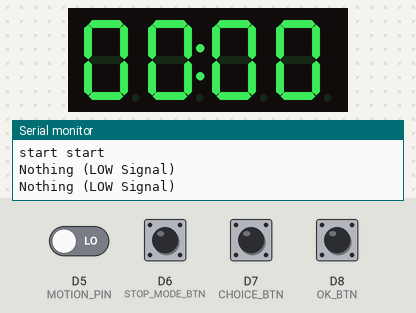
Simulated run of this sketch. Board: Arduino Zero (SAMD21). Parts: 4-digit seven-segment display, the last lines printed to the serial monitor. Wiring (inferred from the names in the program): 24Cxx EEPROM at I2C address 0x57; DS3231 clock at I2C address 0x68. Inputs (shaded band) come from the test bench; at power-on: D6 (STOP_MODE_BTN), D7 (CHOICE_BTN), D8 (OK_BTN) HIGH, D5 (MOTION_PIN) LOW. The local clock reads 2024-03-15 10:24:30 at power-on unless the sketch sets it; EEPROM starts erased; the modem accepts every AT command (registered, SIM ready, sends succeed) and sends nothing else; the audio player accepts every command and is not drawn.

Above: at 11.2 s.
11.3 s: D7 (CHOICE_BTN) pulled LOW for 0.15 s
At 12.6 s:
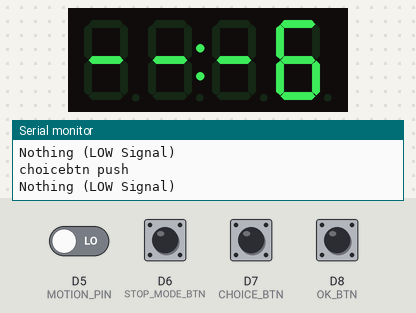
12.9 s: D6 (STOP_MODE_BTN) pulled LOW for 0.15 s
At 14.0 s:
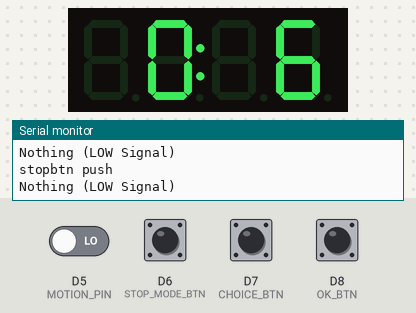
17.1 s: D8 (OK_BTN) pulled LOW for 0.15 s
At 18.4 s:
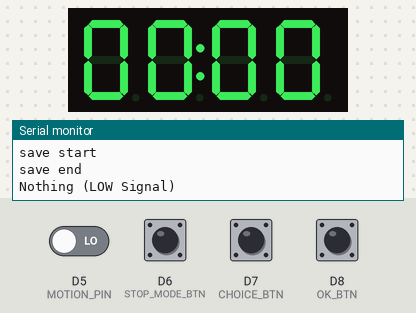
18.7 s: D7 (CHOICE_BTN) pulled LOW for 1 s
At 20.9 s:
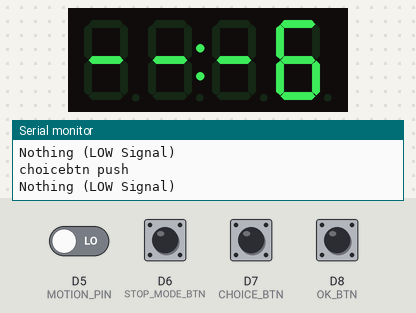
21.2 s: D8 (OK_BTN) pulled LOW for 1 s
At 22.8 s:
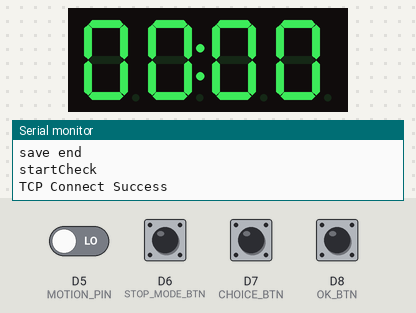
Timing chart, 0 to 24.3 s (numbered marks = the images above; inputs shaded):
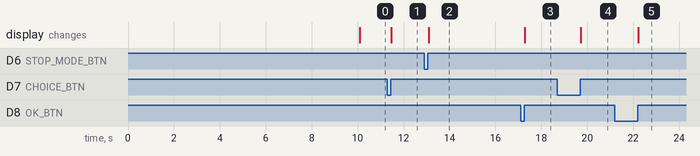

The sketch:

mainProgram.ino
```cpp
#include <ArduinoJson.h>
#include <TM1637.h>
#include <DFRobotDFPlayerMini.h>
#include <Wire.h>
#include "wiring_private.h"

#define DEBUG true

#define esp8266 Serial5

#define DS3231_RTC 0x68
#define DS3231_EEPROM 0x57

#define TMCLK 3
#define TMDIO 4
#define MOTION_PIN 5
#define STOP_MODE_BTN 6
#define CHOICE_BTN 7
#define OK_BTN 8
#define DFP_BUSY_PIN 9

DFRobotDFPlayerMini dfp;
TM1637 tm(TMCLK, TMDIO);

byte second, minute, hour, day, date, month, year;
unsigned long timeCheckTime = 0;

bool isRun, checkAlarm;

int mode = 0;
unsigned long btnTime = 0;
unsigned long changeTime = 0;

int alarmNum = 1;
int alarmNumCount = -1;
String* alarmName = new String[100];

int musicNum = 1;
bool isChange = false;

int nowVolume;
int maxVolume, duration, volumeDelay;
unsigned long alarmStopTime = 0;
unsigned long volumeUpTime = 0;

int checkAlarmSeq = 0;
unsigned long checkAlarmTime = 0;
String checkAlarmCmd;
unsigned long nowTime = 0;

bool isMove = false;
unsigned long motionTime = 0;

String http;
String json;

Uart Serial2(&sercom1, 12, 10, SERCOM_RX_PAD_3, UART_TX_PAD_2);
void SERCOM1_Handler()
{
  Serial2.IrqHandler();
}

void setup() {
  pinMode(CHOICE_BTN, INPUT_PULLUP);
  pinMode(STOP_MODE_BTN, INPUT_PULLUP);
  pinMode(MOTION_PIN, INPUT_PULLUP);
  pinMode(OK_BTN, INPUT_PULLUP);
  pinMode(DFP_BUSY_PIN, INPUT);

  attachInterrupt(CHOICE_BTN, readChangeBtn, RISING);
  attachInterrupt(STOP_MODE_BTN, readStopBtn, RISING);
  attachInterrupt(OK_BTN, readOkBtn, RISING);

  isRun = false;
  checkAlarm = true;

  Wire.begin();

  loadData();

  tm.init();
  tm.set(BRIGHT_DARKEST);
  tm.point(POINT_ON);

  getTime();
  displayTime();

  Serial2.begin(9600);
  pinPeripheral(10, PIO_SERCOM);
  pinPeripheral(12, PIO_SERCOM);
  dfp.begin(Serial2);

  connectWifi();
}

void loop() {
  nowTime = millis();
  if (timeCheckTime + 1000 <= nowTime) {
    timeCheckTime = millis();
    getTime();
  }

  if (!mode && second == 0) {
    displayTime();
    if (!isRun && !checkAlarm) {
      debugMessage("checkAlarm");
      checkAlarm = true;
      checkAlarmSeq = 0;
      checkAlarmTime = millis() - 20000;
    }
  }

  if (motionTime + 1000 < nowTime) {
    if (digitalRead(MOTION_PIN)) {
      debugMessage("Detection (HIGH Signal)");
      isMove = true;
      motionTime = millis() + 300000 ;
    }
    else {
      debugMessage("Nothing (LOW Signal)");
      isMove = false;
      motionTime = millis();
    }
  }

  if (isChange) {
    debugMessage("save start");
    musicNum = dfp.readCurrentFileNumber();
    saveData(alarmNum, musicNum);
    isChange = false;
    debugMessage("save end");
  }

  if (isRun) {
    if (alarmStopTime <= nowTime) {
      stopAlarm();
    }
    if (nowVolume < maxVolume && volumeUpTime <= nowTime) {
      volumeUpTime = millis() + volumeDelay;
      dfp.volume(++nowVolume);
    }
  }

  if (!mode && !isRun && checkAlarm) {
    if (checkAlarmSeq == 0 && (checkAlarmTime + 20000 <= nowTime)) {
      debugMessage("startCheck");
      esp8266.println("AT+CIPSTART=\"TCP\",\"14.45.224.136\",3000");
      esp8266.flush();
      if (esp8266.find("OK")) {
        debugMessage("TCP Connect Success");
        checkAlarmSeq = 1;
      } else {
        debugMessage("TCP Connect Fail");
        checkAlarmSeq = 0;
      }
      checkAlarmTime = millis();
    }
    else if (checkAlarmSeq == 1 && (checkAlarmTime + 1000 <= nowTime)) {
      checkAlarmCmd = "GET /api/arduino/alarms/" + String(alarmNum + 1) + "/" + isMove;
      esp8266.println("AT+CIPSEND=" + String(checkAlarmCmd.length() + 4));
      checkAlarmSeq = 2;
      checkAlarmTime = millis();
    }
    else if (checkAlarmSeq == 2 && (checkAlarmTime + 300 <= nowTime)) {
      if (esp8266.find(">")) {
        debugMessage("sending...");
        esp8266.println(checkAlarmCmd);
        esp8266.println();
        esp8266.flush();
        if (esp8266.available()) {
          http = esp8266.readString();
          StaticJsonBuffer<200> jsonBuffer;
          JsonObject& json = jsonBuffer.parseObject(parseJson(http));
          String su = json["success"];
          String maxVolumeStr = (json["maxVolume"]);
          maxVolume = maxVolumeStr.toInt();
          if (!(su == "")) {
            debugMessage("Find");
            String maxVolumeStr = (json["maxVolume"]);
            maxVolume = maxVolumeStr.toInt();
            String durationStr = (json["duration"]);
            duration = durationStr.toInt();
            String volumeDelayStr = (json["volumeDelay"]);
            volumeDelay = volumeDelayStr.toInt();
            alarmStopTime = millis() + (duration * 60000);
            volumeDelay =  (volumeDelay * 60000) / (maxVolume - 5);
            volumeUpTime = millis() + volumeDelay;
            startAlarm();
            debugMessage(maxVolume);
            debugMessage(duration);
            debugMessage(volumeDelay);
          } else {
            debugMessage("cant Find");
          }
        }
        esp8266.println("AT+CIPCLOSE");
        checkAlarm = false;
      }
    }
  }

}

void connectWifi() {
  debugMessage("connecting wifi");
  esp8266.begin(9600);
  esp8266.println("AT+RST");
  delay(500);
  esp8266.flush();
  if (esp8266.find("OK")) {
    debugMessage("Reset OK");
  }
  esp8266.println("AT+CIOBAUD=9600");
  delay(500);
  esp8266.flush();
  if (esp8266.find("OK")) {
    debugMessage("Baud Change OK");
  }
  esp8266.println("AT+CWMODE=1");
  delay(500);
  esp8266.flush();
  if (esp8266.find("OK")) {
    debugMessage("Mode Change OK");
  }
  esp8266.println("AT+CWJAP=\"wevo\",\"\"");
  delay(5000);
  esp8266.flush();
  if (esp8266.find("OK")) {
    debugMessage("Wifi Connect OK");
  }

  esp8266.println("AT+CIPSTART=\"TCP\",\"14.45.224.136\",3000");
  delay(1000);
  esp8266.flush();
  if (esp8266.find("OK")) {
    debugMessage("tcp Connect OK");
  }
  checkAlarmCmd = "GET /api/start/" + String(alarmNum);
  esp8266.println("AT+CIPSEND=" + String(checkAlarmCmd.length() + 4));
  delay(1000);
  esp8266.flush();
  if (esp8266.find(">")) {
    debugMessage("ready OK");
  }
  esp8266.println(checkAlarmCmd);
  esp8266.println();
  debugMessage("start start");
  esp8266.flush();
  if (esp8266.available()) {
    http = esp8266.readString();
    StaticJsonBuffer<200> jsonBuffer;
    JsonObject& json = jsonBuffer.parseObject(parseJson(http));
    String lengthStr = (json["length"]);
    alarmNumCount = lengthStr.toInt();
    String timeData = json["time"];
    setTime(timeData);
    displayTime();
  }
  esp8266.println("AT+CIPCLOSE");
}

String parseJson(String str) {
  int index = str.lastIndexOf("{");
  int index2 = str.lastIndexOf("}");
  return str.substring(index, index2 + 1);
}

void startAlarm() {
  nowVolume = 5;
  dfp.volume(nowVolume);
  dfp.loop(musicNum);
  isRun = true;
}

void stopAlarm() {
  dfp.stop();
  isRun = false;
}

void displaySong() {
  tm.display(0, 17);
  tm.display(1, 0);
  tm.display(2, 18);
  tm.display(3, 6);
}

void displayUser(int number) {
  tm.display(0, 16);
  tm.display(1, 16);
  if (number >= 10) {
    tm.display(2, number / 10);
  } else {
    tm.display(2, 16);
  }
  tm.display(3, number % 10);
}

void displayTime() {
  if ((hour % 12) >= 10) {
    tm.display(0, hour % 12 / 10);
  } else {
    tm.display(0, 0);
  }
  tm.display(1, (hour % 12) % 10);
  tm.display(2, minute / 10);
  tm.display(3, minute % 10);
}


byte decToBcd(byte val)
{
  return ( (val / 10 * 16) + (val % 10) );
}

byte bcdToDec(byte val) {
  return (((val & B11110000) >> 4) * 10 + (val & B00001111));
}

void setTime(String timeData)
{
  year    = (byte) ((timeData[0] - 48) * 10 +  (timeData[1] - 48));
  month   = (byte) ((timeData[2] - 48) * 10 +  (timeData[3] - 48));
  date    = (byte) ((timeData[4] - 48) * 10 +  (timeData[5] - 48));
  hour   = (byte) ((timeData[6] - 48) * 10 +  (timeData[7] - 48));
  minute = (byte) ((timeData[8] - 48) * 10 +  (timeData[9] - 48));
  second = (byte) ((timeData[10] - 48) * 10 + (timeData[11] - 48));
  day     = (byte) (timeData[12] - 48) + 1;

  Wire.beginTransmission(DS3231_RTC);
  Wire.write(0x00);
  Wire.write(decToBcd(second));
  Wire.write(decToBcd(minute));
  Wire.write(decToBcd(hour));
  Wire.write(decToBcd(day));
  Wire.write(decToBcd(date));
  Wire.write(decToBcd(month));
  Wire.write(decToBcd(year));
  Wire.endTransmission();
}

void getTime()
{
  // send request to receive data starting at register 0
  Wire.beginTransmission(DS3231_RTC); // 104 is DS3231 device address
  Wire.write(0x00); // start at register 0
  Wire.endTransmission();
  Wire.requestFrom(DS3231_RTC, 7); // request seven bytes

  if (Wire.available()) {
    second = bcdToDec(Wire.read());
    minute = bcdToDec(Wire.read());
    hour   = bcdToDec(Wire.read());
    day     = bcdToDec(Wire.read());
    date    = bcdToDec(Wire.read());
    month   = bcdToDec(Wire.read());
    year    = bcdToDec(Wire.read());
  }

}

void loadData() {
  Wire.beginTransmission(DS3231_EEPROM); // 104 is DS3231 device address
  Wire.write(0x00); // start at register 0
  Wire.write(0x00); // start at register 0
  Wire.endTransmission();
  Wire.requestFrom(DS3231_EEPROM, 2); // request seven bytes

  if (Wire.available()) {
    alarmNum = bcdToDec(Wire.read());
    musicNum = bcdToDec(Wire.read());
  }
}

void saveData(int alarmNum, int musicNum) {
  Wire.beginTransmission(DS3231_EEPROM); // 104 is DS3231 device address
  Wire.write(0x00); // start at register 0
  Wire.write(0x00); // start at register 0
  Wire.write(decToBcd(alarmNum));
  Wire.write(decToBcd(musicNum));
  Wire.endTransmission();
}

void readOkBtn() {
  if (btnTime + 500 < millis()) {
    if (mode != 0) {
      debugMessage("okbtn push");
      dfp.stop();
      mode = 0;
      isChange = true;
      displayTime();
      btnTime = millis();
    }
  }
}
void readStopBtn() {
  if (btnTime + 500 < millis()) {
    if (mode != 0) {
      mode = (mode == 1) ? 2 : 1;
      if (mode == 1) {
        dfp.pause();
        displayUser(alarmNum + 1);
      }
      else if (mode == 2) {
        dfp.play(musicNum);
        displaySong();
      }
    } else {
      stopAlarm();
    }
    debugMessage("stopbtn push");
    btnTime = millis();
  }
}

void readChangeBtn() {
  if (btnTime + 500 < millis()) {
    if (mode != 0) {
      if (mode == 1 ) {
        alarmNum = (alarmNum + 1) % alarmNumCount;
        displayUser(alarmNum + 1);
      } else if (mode == 2) {
        dfp.next();
      }
    } else {
      displayUser(alarmNum + 1);
      mode = 1;
    }
    debugMessage("choicebtn push");
    btnTime = millis();
  }
}

void debugMessage(int message) {
  if (DEBUG) {
    SerialUSB.println(message);
  }
}
void debugMessage(String message) {
  if (DEBUG) {
    SerialUSB.println(message);
  }
}
```

Measured:
- after the input at 11.3 s, the display: changes after 0.17 s (image 1)
- after the input at 12.9 s, the display: changes after 0.21 s (image 2)
- after the input at 17.1 s, the display: changes after 0.17 s (image 3)
- after the input at 18.7 s, the display: changes after 1.0 s (image 4)
- after the input at 21.2 s, the display: changes after 1.0 s (image 5)
